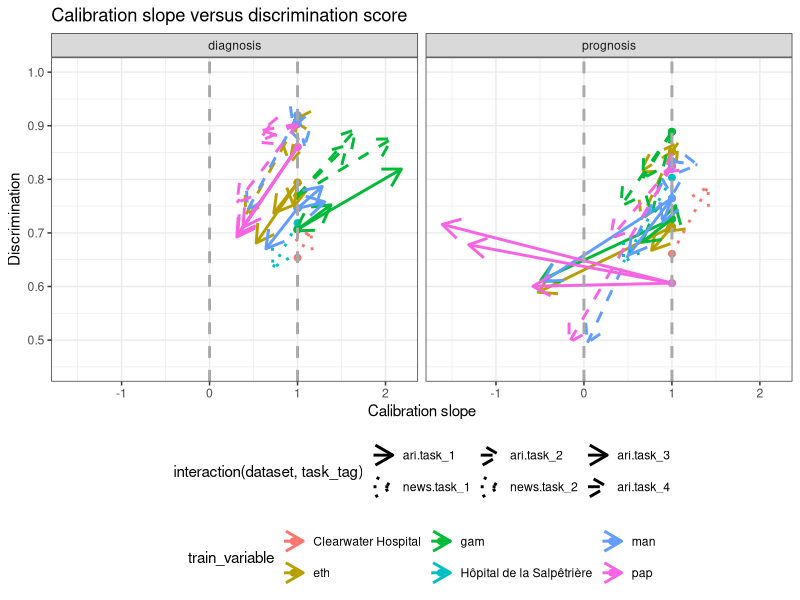
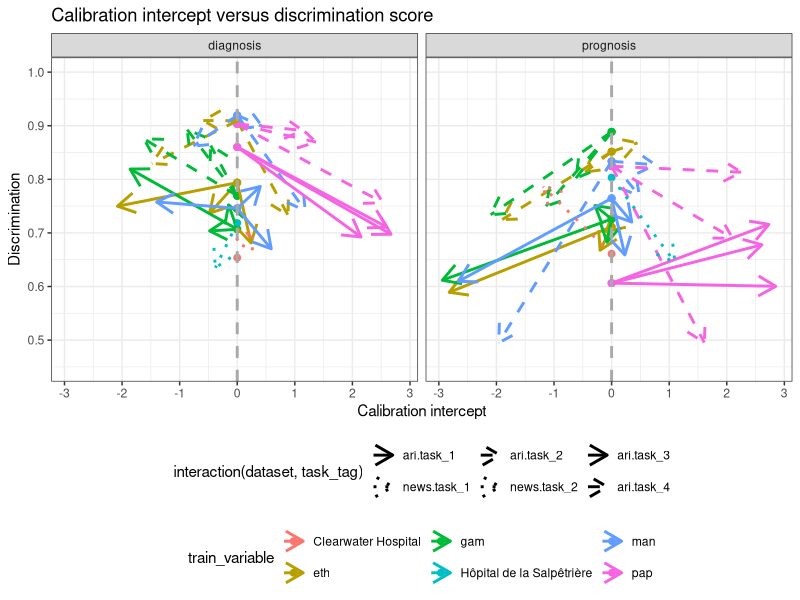

Source code (R) for these figures, in order:
# Load libraries
library(here)
library(ggplot2)

# Load results
results_1train <- read.csv(here::here('results', 'results_1trainenv.csv'))

# Plot results

## Create plots for one training environment

# Create a plot for the calibration slope
glm_plot_train <- ggplot(results_1train, aes(calibration_train.slope, AUC_train)) +
  geom_point(aes(color=train_variable), size=2) +
  geom_segment(aes(xend = calibration_test.slope, yend = AUC_test, color = train_variable, linetype = interaction(dataset, task_tag)),
               arrow = arrow(type = "open", length = unit(0.2, "inches")),
               linewidth = 1) +
  scale_linetype_manual(values=c("solid", "dotted", "dashed", "dotted", "solid", "dashed")) +
  geom_vline(xintercept = 0, color = "darkgrey", linetype = "dashed", linewidth = 1) +
  geom_vline(xintercept = 1, color = "darkgrey", linetype = "dashed", linewidth = 1) +
  xlab("Calibration slope") +
  ylab("Discrimination") +
  ggtitle("Calibration slope versus discrimination score") +
  facet_wrap(~type, ncol=2) + 
  scale_y_continuous(limits=c(0.45, 1), breaks=c(0.5, 0.6, 0.7, 0.8, 0.9, 1.0)) +
  theme_bw() +
  theme(legend.position = "bottom", legend.box = "vertical")

# Create a plot for the calibration intercept
glm_plot_train_2 <- ggplot(results_1train, aes(calibration_train.int, AUC_train)) +
  geom_point(aes(color=train_variable), size=2) +
  geom_segment(aes(xend = calibration_test.int, yend = AUC_test, color = train_variable, linetype = interaction(dataset, task_tag)),
               arrow = arrow(type = "open", length = unit(0.2, "inches")),
               linewidth = 1) +
  scale_linetype_manual(values=c("solid", "dotted", "dashed", "dotted", "solid", "dashed")) +
  geom_vline(xintercept = 0, color = "darkgrey", linetype = "dashed", linewidth = 1) +
  xlab("Calibration intercept") +
  ylab("Discrimination") +
  ggtitle("Calibration intercept versus discrimination score") +
  facet_wrap(~type, ncol=2) + 
  scale_y_continuous(limits=c(0.45, 1), breaks=c(0.5, 0.6, 0.7, 0.8, 0.9, 1.0)) +
  theme_bw() +
  theme(legend.position = "bottom", legend.box = "vertical")


# Save the plots under results
path <- here::here("results", "graphics")
path_train_slope_glm <- file.path(path, "arrow_plot_trainenv_slope.pdf")
path_train_int_glm <- file.path(path, "arrow_plot_trainenv_int.pdf")


pdf(path_train_slope_glm)
glm_plot_train
dev.off()

pdf(path_train_int_glm)
glm_plot_train_2
dev.off()

# Interpreting the results
res_diag_train <- results_1train[results_1train$type=="diagnosis",]
res_prog_train <- results_1train[results_1train$type=="prognosis",]

# Calculating the mean values for diagnosis
mean(res_diag_train$AUC_train)
mean(res_diag_train$AUC_test)
mean(res_diag_train$calibration_train.int)
mean(res_diag_train$calibration_test.int)
mean(res_diag_train$calibration_train.slope)
mean(res_diag_train$calibration_test.slope)

# Calculating the mean values for prognosis
mean(res_prog_train$AUC_train)
mean(res_prog_train$AUC_test)
mean(res_prog_train$calibration_train.int)
mean(res_prog_train$calibration_test.int)
mean(res_prog_train$calibration_train.slope)
mean(res_prog_train$calibration_test.slope)
